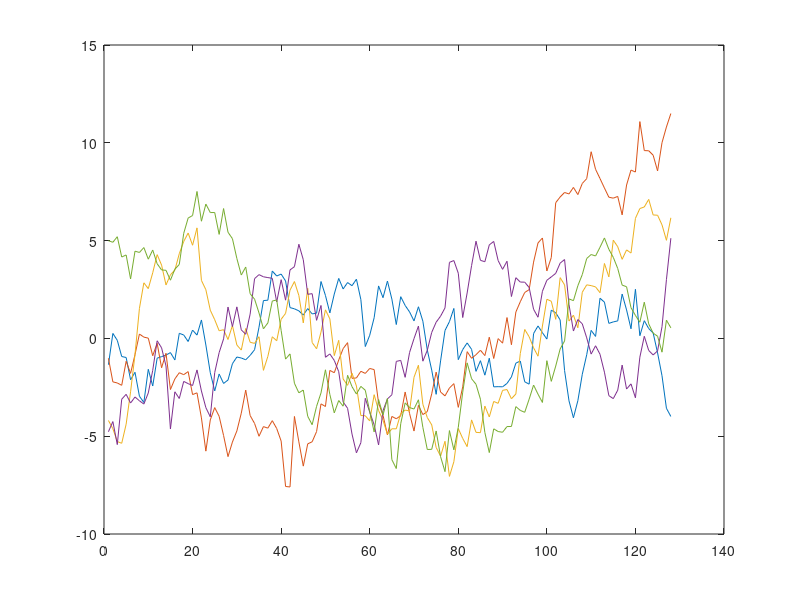
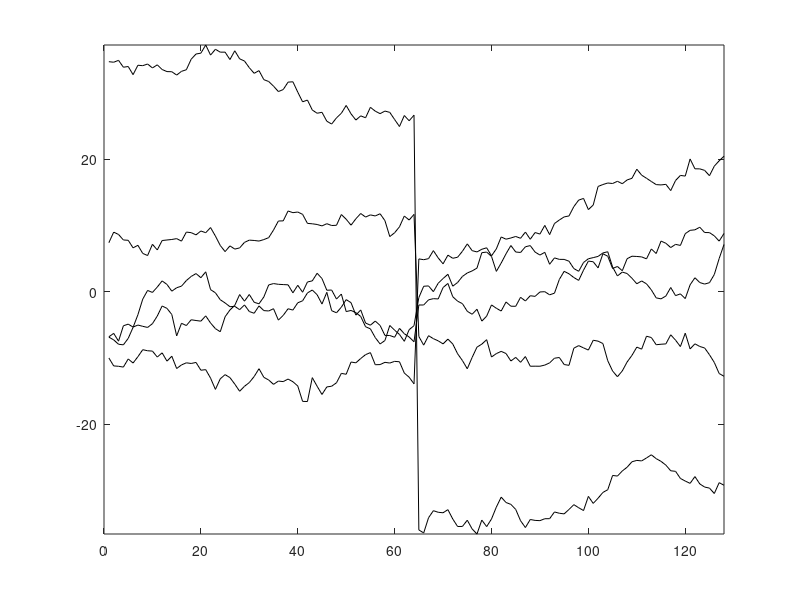
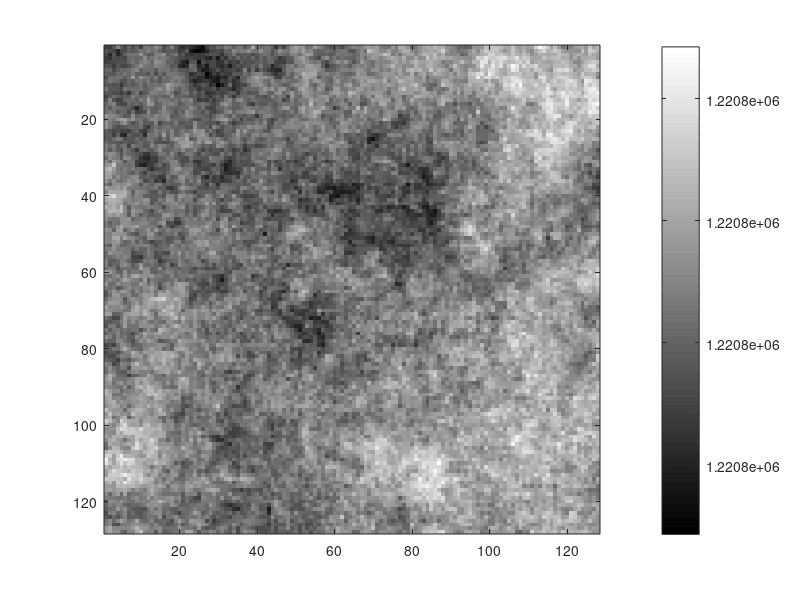
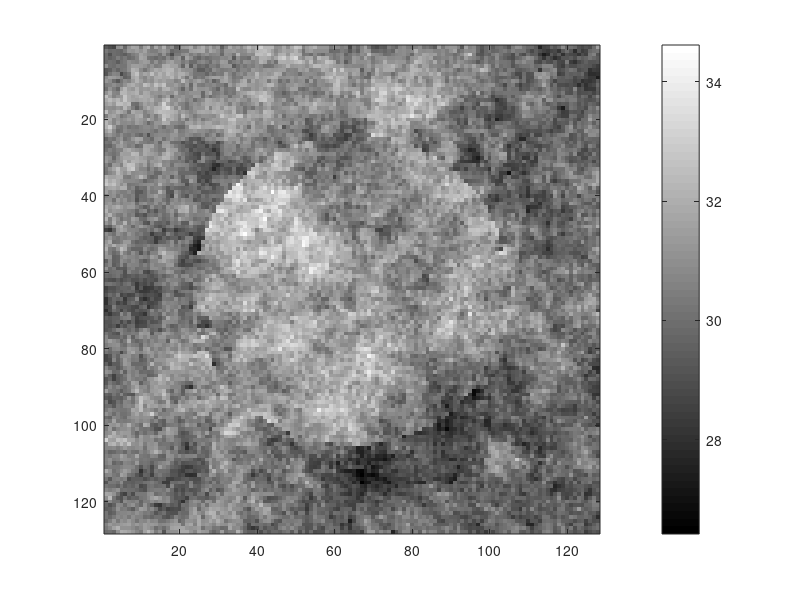

MATLAB code for these plots, in order:
% Simulation from a 1D and 2D GMRF

%% 1D case
% x_{i+1}-x_i ~ N(0,1)
n=128;
one_vec = ones(n,1);
D = spdiags([-one_vec one_vec],[0 1],n-1,n);
v = randn(n-1,5);
% Plot iid increment samples
samps = D\v;
figure(1)
  plot(samps)
% Plot independent increments
G=speye(n-1,n-1);
G(n/2,n/2) = 0.05;
samps = D\(G\v);
figure(2)
  plot(samps,'k')
  axis([0 128 min(samps(:)) max(samps(:))])
%% 2D iid increment
% x_{i+1,j}-x_{i,j} ~ N(0,1) and x_{i,j+1}-x_{i,j} ~ N(0,1)
I  = speye(n,n);
Dh = kron(I,D);
Dv = kron(D,I);
% Plot iid increment sample
L2D = Dh'*Dh + Dv'*Dv;
R = chol(L2D);
figure(3)
  imagesc(reshape(R\randn(n^2,1),n,n)), colormap(gray), colorbar
%% 2D independent increment sample
% First create an edge set using a circle. Then decrease the precision
% (increase the variance) at the edge for the increments.
x = [1/(n+1):1/(n+1):1-1/(n+1)];
[X,Y]=meshgrid(x);
Z = (X-.5).^2+(Y-.5).^2;
circle = (Z(:)<.1); % indicator function on a circle
ngradderiv = sqrt((Dh*circle).^2 + (Dv*circle).^2);
Gdiag = ones(n*(n-1),1);
Gdiag(ngradderiv > 0) = 0.001;
G = spdiags(Gdiag,0,n*(n-1),n*(n-1));
L2D = Dh'*(G*Dh) + Dv'*(G*Dv);
R = chol(L2D+sqrt(eps)*speye(n^2,n^2));
figure(4)
  imagesc(reshape(R\randn(n^2,1),n,n)), colormap(gray), colorbar
